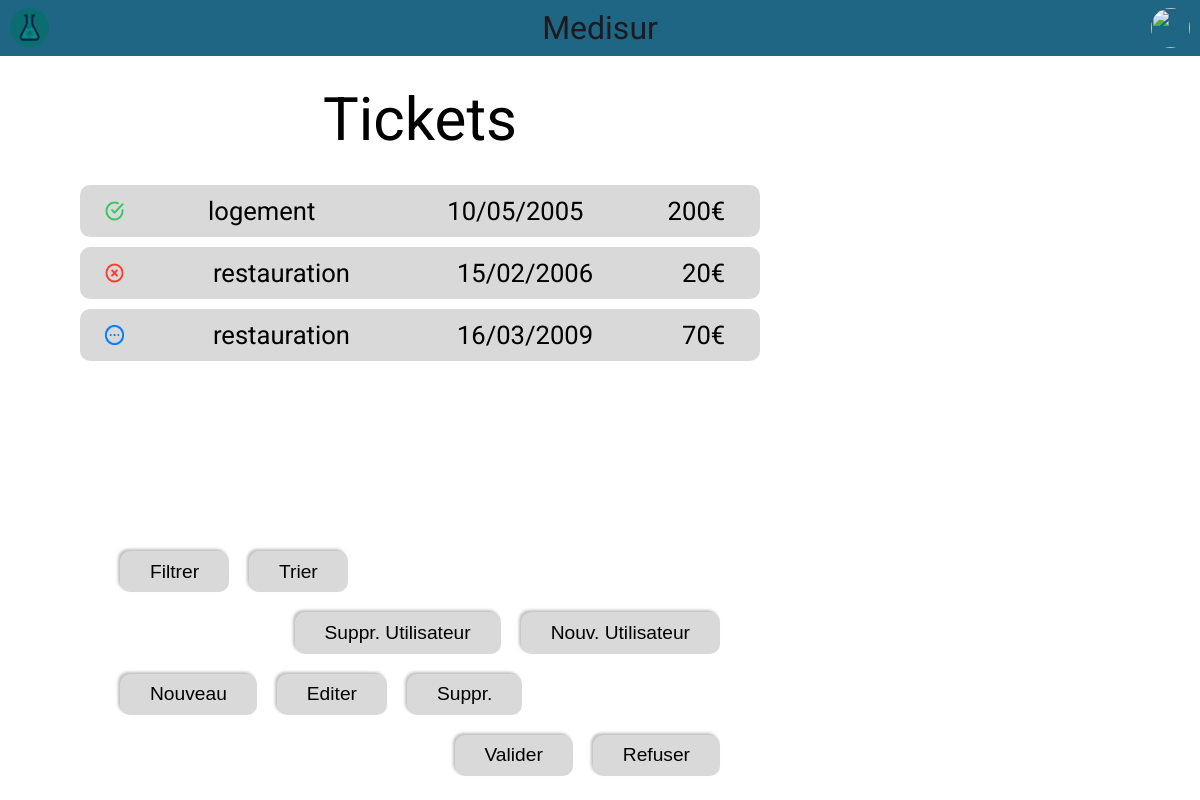
The page /pages/user_main.php (signed in) on the database as committed earlier.
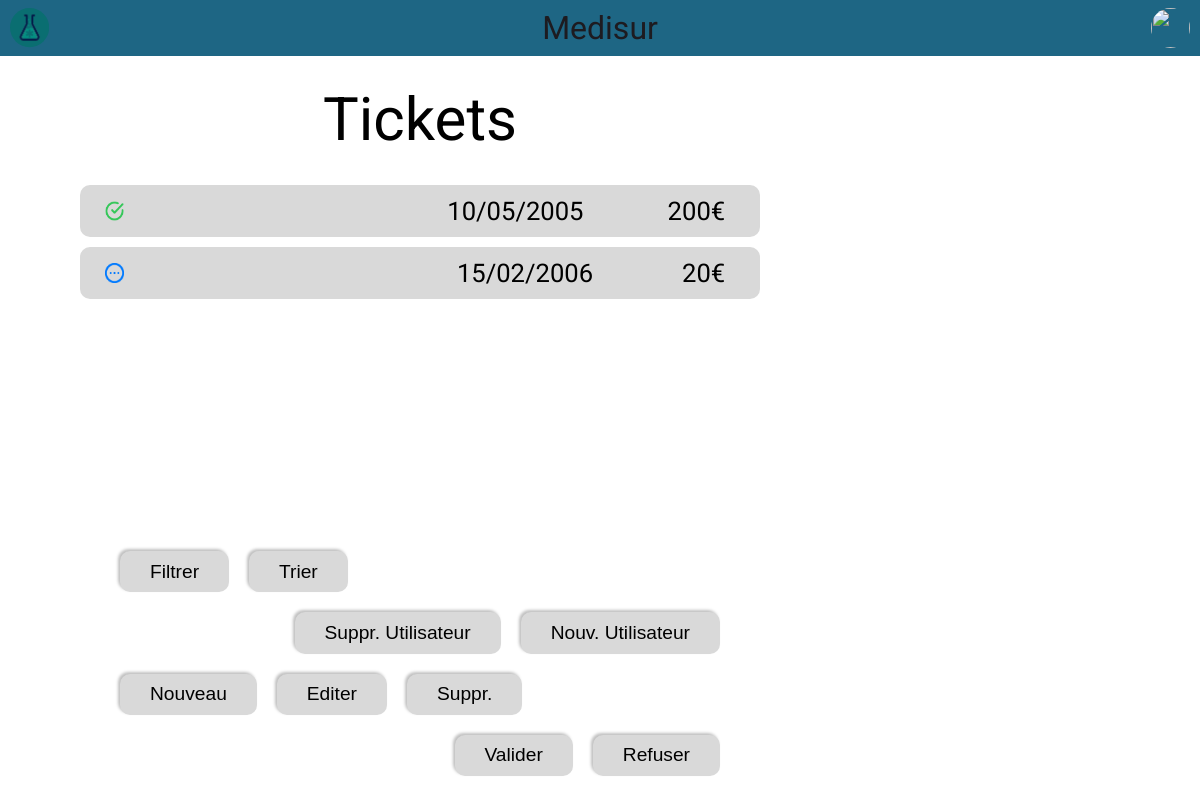
The same page on the database as committed later.
### tables this page shows
CREATE TABLE expense (
                         id INTEGER PRIMARY KEY AUTOINCREMENT,
                         amount INTEGER NOT NULL,
                         creation_datetime TEXT NOT NULL,
                         modification_datetime TEXT NULL,
                         description TEXT NULL,
                         receipt TEXT NULL,
                         asking_user INTEGER NOT NULL,
                         user_validator INTEGER NULL,
                         category INTEGER NOT NULL,
                         status INTEGER NOT NULL,
                         FOREIGN KEY (asking_user) REFERENCES user (id) ON DELETE CASCADE,
                         FOREIGN KEY (user_validator) REFERENCES user (id) ON DELETE CASCADE,
                         FOREIGN KEY (category) REFERENCES expense_category (id) ON DELETE CASCADE,
                         FOREIGN KEY (status) REFERENCES expense_status (id) ON DELETE CASCADE
);

### php_assets/database_command.php (called while the page is built, shortened)
<?php
function db_request($command, $param = [], $path = ".\database.sqlite") {
    $pdo = new PDO("sqlite:" . $path);
    $stmt = $pdo->prepare($command);
    $stmt->execute($param);
    return $stmt->fetchAll(PDO::FETCH_ASSOC);
};
?>

### php_assets/ticket.php (the view)
<?php
class Ticket
{
    public static $count = 0;
    public $id;
    public $status;
    public $type;
    public $date;
    public $amount;
    public $owner;
    public $description;
    public $justification;
    public $id_bdd;
    function __construct($info) {
        $this->id = self::$count;
        self::$count++;
        $this->status = $info['status'];
        $this->type = $info['exp_cat_name'];;
        $this->date = $info['creation_datetime'];
        $this->amount = $info['amount'];
        $this->owner = $info['last_name'] . " " . $info['first_name'];
        $this->description = $info['description'];
        $this->justification = $info['receipt'];
        $this->id_bdd = $info['id'];
    }
    function display() {
        $str = "<div class='ticket' data-index ='". $this->id . "'' data-status = '" . $this->status . "' data-category = '" . $this->type . "' data-date= '" . $this->date . "' data-amount = '" . $this->amount . "' data-index_bdd ='" . $this->id_bdd . "' >
                    <div class='ticket-top'>";
                        switch ($this->status) {
                            case 3:
                                $str .= "<img src='../assets/condition_3.png' alt='status 3'/> ";
                                break;
                            case 2:
                                $str .= "<img src='../assets/condition_2.png' alt='status 2'/> ";
                                break;
                            default:
                                $str .= "<img src='../assets/condition_1.png' alt='status 1'/> ";
                        }
                        $str .= "<span class='type'>"
                            .$this->type .
                        "</span>
                        <span class='date'>"
                            . $this-> date .
                        "</span>
                        <span>"
                            . $this -> amount .
                        "€</span>
                    </div>
                    <div class='ticket-bottom hide'>
                        <div class='owner " . ($_SESSION['role'] == 2 ? "hide" : "") . "'>"
                            . $this->owner .
                        "</div>
                        <div class='description'>"
                            . $this->description .
                        "</div>
                        <a class='receipt-download' href='../assets/form_receipt/" . $this->justification . "' download>
                            <svg width='200' height='200' viewBox='0 0 200 200' fill='none' xmlns='http://www.w3.org/2000/svg'><g clip-path='url(#clip0_248_63)'><path d='M108.333 16.6667H50C45.5798 16.6667 41.3405 18.4226 38.2149 21.5482C35.0893 24.6738 33.3334 28.913 33.3334 33.3333V166.667C33.3334 171.087 35.0893 175.326 38.2149 178.452C41.3405 181.577 45.5798 183.333 50 183.333H150C154.42 183.333 158.66 181.577 161.785 178.452C164.911 175.326 166.667 171.087 166.667 166.667V75M108.333 16.6667L166.667 75M108.333 16.6667V75H166.667' stroke='#1E1E1E' stroke-width='40' stroke-linecap='round' stroke-linejoin='round'/></g><defs><clipPath id='clip0_248_63'><rect width='200' height='200' fill='white'/></clipPath></defs></svg>
                            Download
                        </a>
                    </div>
                </div>";;
        echo $str;
    }
}

### pages/user_main.php (shortened to what the changed rows need)
<?php
include "../php_assets/database_command.php";
?>
<!DOCTYPE html>
<html lang="fr">
<head>
    <link rel="stylesheet" href="../style/main.css">
</head>
<body>
<?php
include("../php_assets/top_bar.php");
?>
<div class="center main-container">
    <div class="left-container center">
        <h1>Tickets</h1>
        <div class="ticket-list">
            <?php
            include "../php_assets/ticket.php";
            if ($_SESSION['role'] == 1 || $_SESSION['role'] == 3) {
                $tickets = db_request("SELECT expense.id, amount, creation_datetime, description, receipt, asking_user, first_name, last_name, expense_category.name AS exp_cat_name, status  FROM expense JOIN user ON expense.asking_user = user.id JOIN expense_category ON expense.category = expense_category.id ;", [], "../database.sqlite");
            }
            $ticket_list = [];
            foreach ($tickets as $ticket) {
                $ticket_list[] = new Ticket($ticket);
                end($ticket_list)->display();
            }
            ?>
        </div>
    </div>
</div>
</body>
</html>

Rows that differ between the two databases and show on the page:
removed expense: type "restauration", creation_datetime "16/03/2009", amount "70"
changed expense (number 1 of 2 on the later page): type "logement" → (not shown)
changed expense (number 2 of 2 on the later page): status: picture added; status: picture removed; type "restauration" → (not shown)
